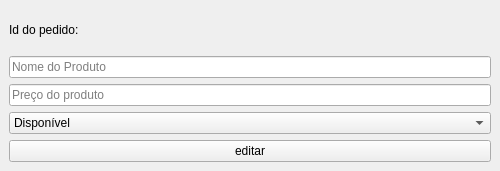
<?xml version="1.0" encoding="UTF-8"?>
<ui version="4.0">
 <class>MainWindow</class>
 <widget class="QMainWindow" name="MainWindow">
  <property name="geometry">
   <rect>
    <x>0</x>
    <y>0</y>
    <width>500</width>
    <height>171</height>
   </rect>
  </property>
  <property name="windowTitle">
   <string>editar produto</string>
  </property>
  <widget class="QWidget" name="centralwidget">
   <layout class="QVBoxLayout" name="verticalLayout_2">
    <item>
     <layout class="QVBoxLayout" name="verticalLayout">
      <item>
       <widget class="QLabel" name="label_id">
        <property name="text">
         <string>Id do pedido: </string>
        </property>
       </widget>
      </item>
      <item>
       <widget class="QLineEdit" name="lineEdit_nome">
        <property name="inputMask">
         <string/>
        </property>
        <property name="text">
         <string/>
        </property>
        <property name="placeholderText">
         <string>Nome do Produto</string>
        </property>
       </widget>
      </item>
      <item>
       <widget class="QLineEdit" name="lineEdit_preco">
        <property name="text">
         <string/>
        </property>
        <property name="placeholderText">
         <string>Preço do produto</string>
        </property>
       </widget>
      </item>
      <item>
       <widget class="QComboBox" name="comboBox_disponibilidade">
        <item>
         <property name="text">
          <string>Disponível</string>
         </property>
        </item>
        <item>
         <property name="text">
          <string>Indisponível</string>
         </property>
        </item>
       </widget>
      </item>
      <item>
       <widget class="QPushButton" name="pushButton_confim">
        <property name="text">
         <string>editar</string>
        </property>
       </widget>
      </item>
     </layout>
    </item>
   </layout>
  </widget>
 </widget>
 <resources/>
 <connections/>
</ui>
